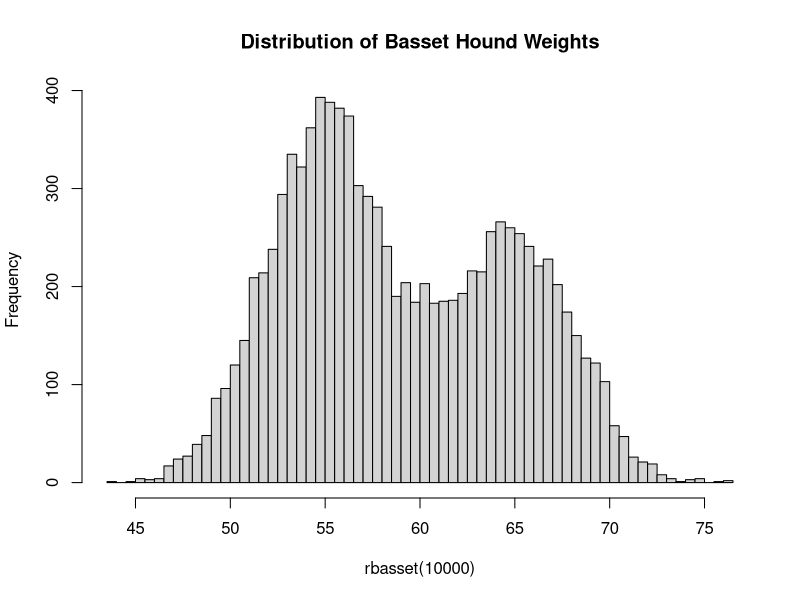

Write R code to recreate this figure.
## ---- chunk 1
rbasset <- function(n){
    Z <- rbinom(n, size=1, prob=0.6) # Z=1 <- Female
    ifelse(Z, rnorm(n, mean=55, sd=sqrt(10)), 
              rnorm(n, mean=65, sd=sqrt(10)))
}
rbasset(1)
## ---- chunk 2
hist(rbasset(10000), breaks=50, main="Distribution of Basset Hound Weights")
## ---- chunk 3
p_female <- 0.6
p_male <- 1-p_female

p_62_female <- dnorm(62, mean=55, sd=sqrt(10))
p_62_male   <- dnorm(62, mean=65, sd=sqrt(10))

p_female_62 <- (p_62_female * p_female) / (p_62_female * p_female +
                                           p_62_male * p_male)

paste0("There is a ", round(p_female_62 * 100, 2), "% chance that basset is a female.")
